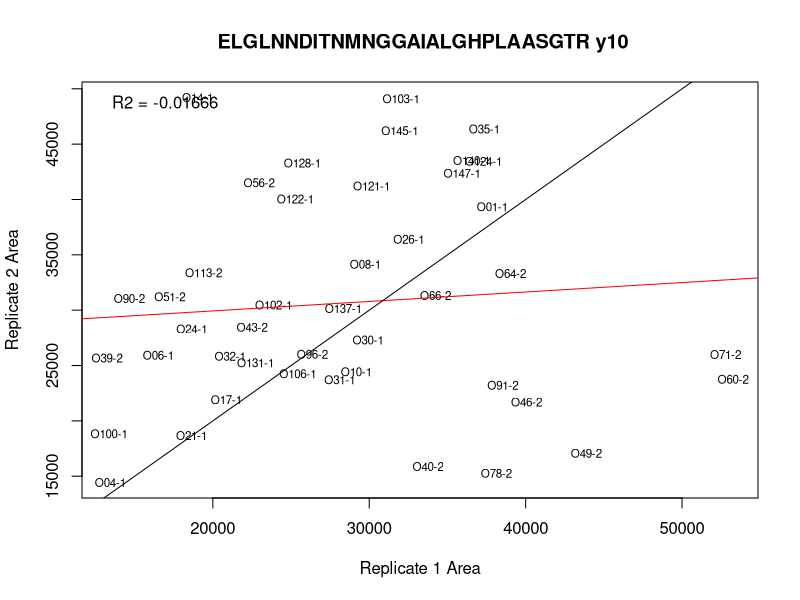
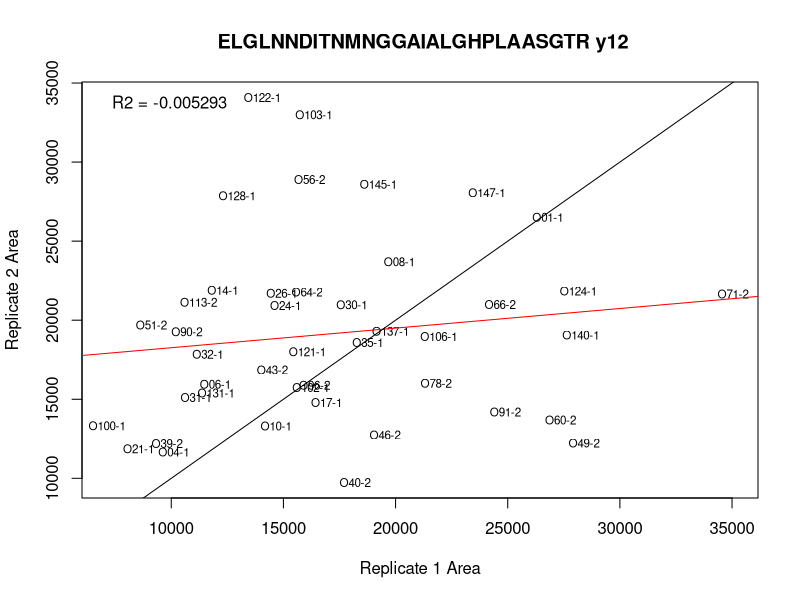
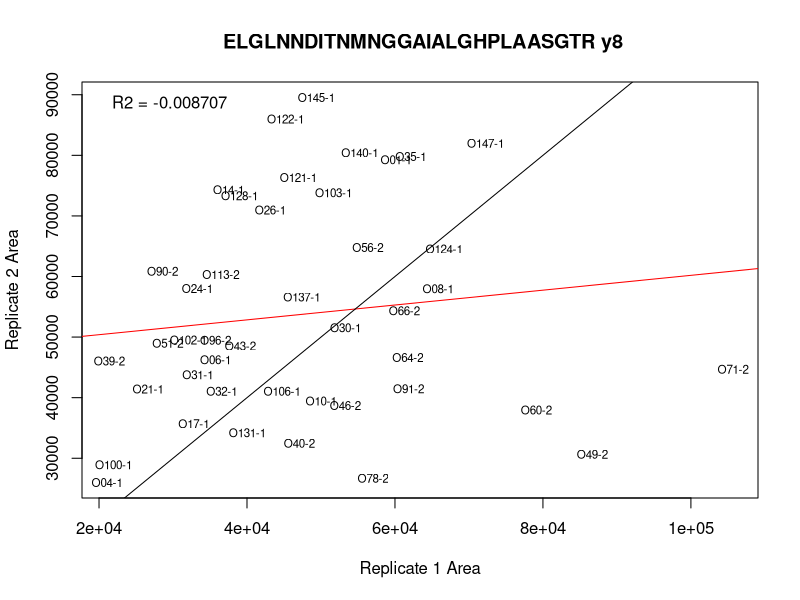
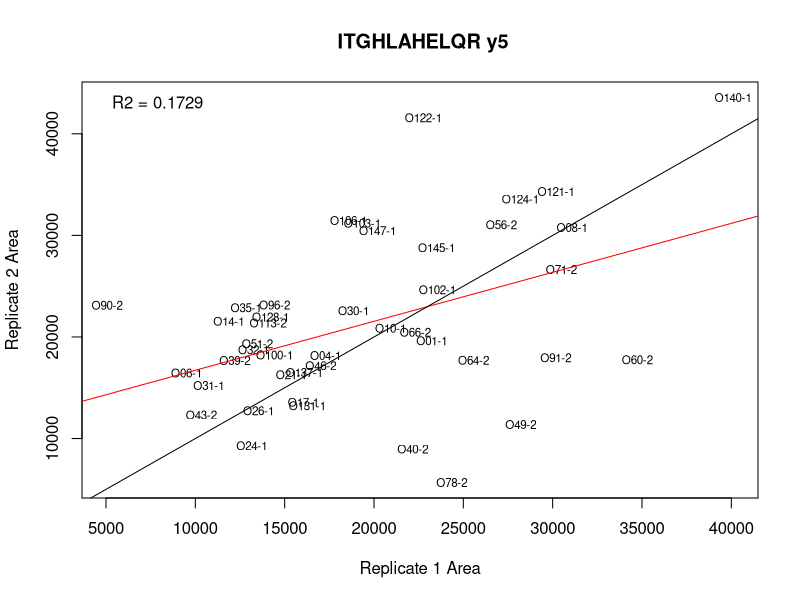
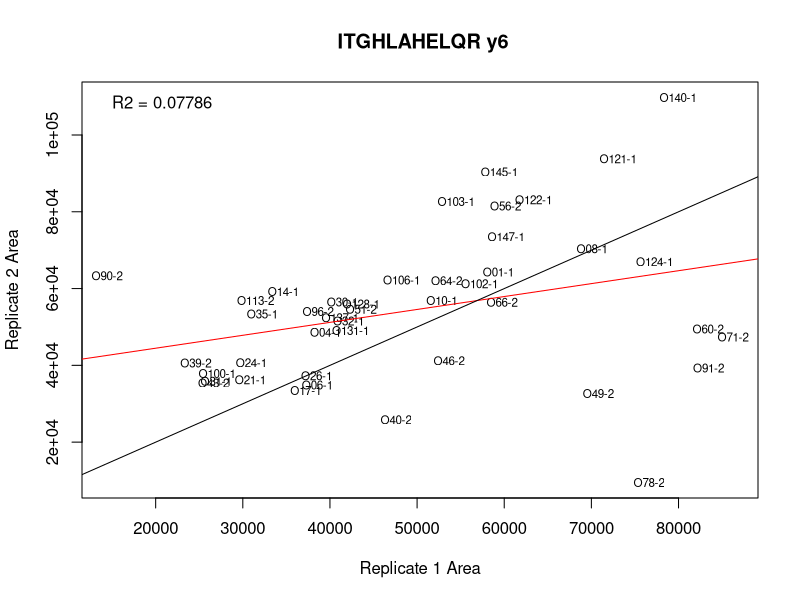
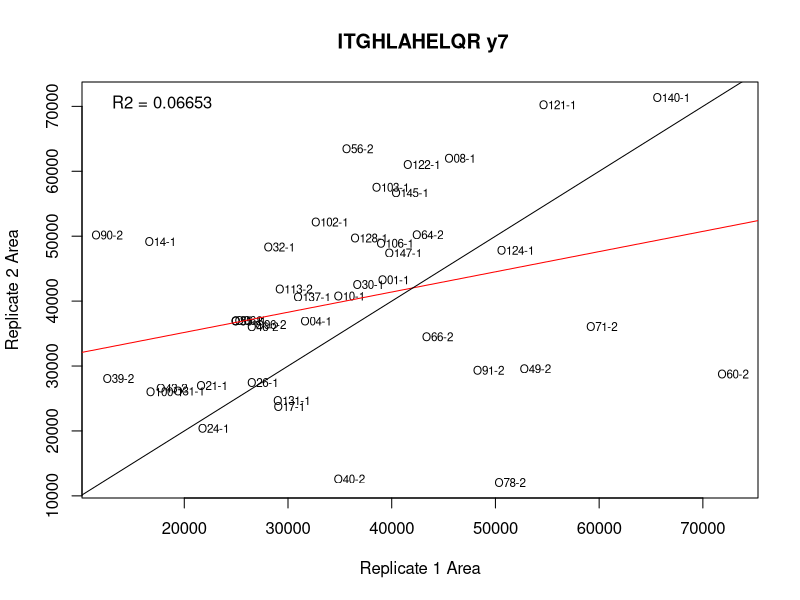
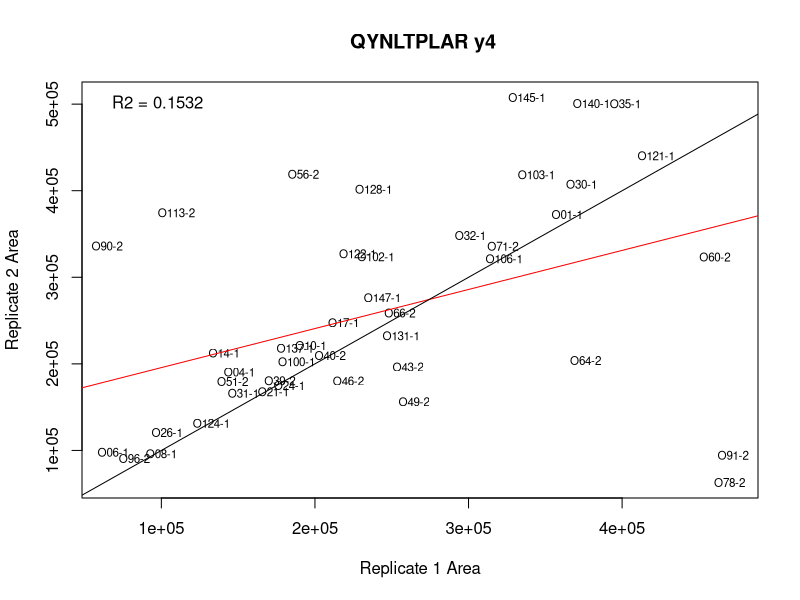
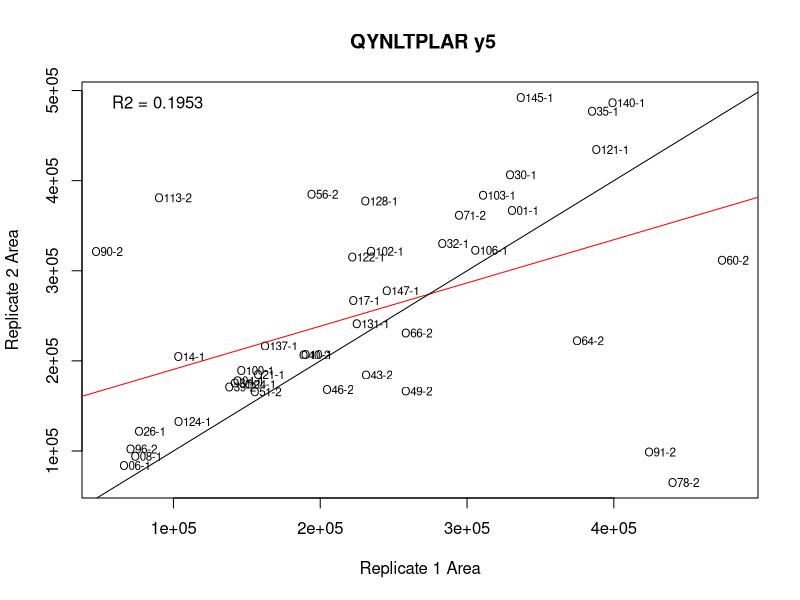

Write the R code that produced these figures, in order. (Note: this script raises an error after producing the figures.)
#In this script, I'll regress my technical replicate batches against eachother, then plot an x = y line. If more than 95% of my points fall outside of a 95% CI, I will remove that transition from analysis. Finally, I'll remake my NMDS plot to see if anything improves.

#### SET WORKING DIRECTORY ####
setwd(dir = "/Users/yaaminivenkataraman/Documents/project-oyster-oa/analyses/DNR_SRM_20170902/") #Set the working directory to the folder with all SRM analysis files.

#### IMPORT DATA ####

SRMAreas <- read.csv("2017-09-12-Gigas-SRM-ReplicatesOnly-PostDilutionCurve-NoPivot-RevisedSettings-Report.csv", na.strings = "#N/A") #Specify Skyline's special way of designating N/A values
head(SRMAreas) #Confirm import
tail(SRMAreas) #Confirm import

#### CREATE A MASTER DATAFRAME ####

#I want to merge my Skyline data with sample names, sites, and eelgrass condition to create a master dataframe will all possible information

sequenceFile <- read.csv("2017-07-28-SRM-Samples-Sequence-File.csv", na.strings = "N/A") # Import sequence file
head(sequenceFile) #Confirm import
sequenceFile <- sequenceFile[,c(2,3,8)] #Keep the Replicate.Name, Comment and TIC columns
names(sequenceFile) <- c("Replicate.Name", "Sample.Number", "TIC")
head(sequenceFile) #Confirm change
masterSRMData <- merge(x = SRMAreas, y = sequenceFile, by = "Replicate.Name") #Merge the sample names and replicate names to use for analysis.
head(masterSRMData) #Confirm merge
tail(masterSRMData) #Confirm merge

biologicalReplicates <- read.csv("2017-09-06-Biological-Replicate-Information.csv", na.strings = "N/A") #Import site and eelgrass condition information (i.e. biological replicate information)
head(biologicalReplicates) #Confirm import
tail(biologicalReplicates) #Confirm import
masterSRMDataBiologicalReplicates <- merge(x = masterSRMData, y = biologicalReplicates, by = "Sample.Number") #Add biological replicate information to master list.
head(masterSRMDataBiologicalReplicates) #Confirm change
#write.csv(x = masterSRMDataBiologicalReplicates, file = "2017-09-07-Master-SRM-Data-BiologicalReplicates-NoBlanks-NoPivot.csv") #Write out master dataframe

#### SUBSET TARGET PROTEIN DATA ####

#I want only the protein/peptide/transition information and peak area

SRMDataTargetsOnly <- masterSRMDataBiologicalReplicates #Duplicate master list into a new dataframe
head(SRMDataTargetsOnly) #Confirm copy
tail(SRMDataTargetsOnly) #Confirm copy
SRMDataTargetsOnly <- SRMDataTargetsOnly[,-c(2, 5, 7, 10, 11)] #Remove extraneous columns: Replicate.Name, Transition, Peptide.Retention.Time, Site, Eelgrass
head(SRMDataTargetsOnly) #Confirm column removal
SRMDataTargetsOnly <- SRMDataTargetsOnly[! SRMDataTargetsOnly$Protein.Name %in% "PRTC peptides", ] #Remove PRTC peptide data from target protein dataframe
head(SRMDataTargetsOnly) #Confirm removal
transform(SRMDataTargetsOnly, Area = as.numeric(Area)) #Make sure Area is recognized as a numeric variable
is.numeric(SRMDataTargetsOnly$Area) #Confirm change
transform(SRMDataTargetsOnly, TIC = as.numeric(TIC)) #Make sure TIC is recognized as a numeric variable
is.numeric(SRMDataTargetsOnly$TIC) #Confirm change

#### REFORMAT TARGET ONLY DATAFRAME ####

#First I will make a new dataframe be Protein/Peptides/Transitions, with the column names as the sample number

SRMDataTargetsOnly <- SRMDataTargetsOnly[,-6] #Remove TIC column
head(SRMDataTargetsOnly) #Confirm creation

#My first step is to change my dataframe from long to wide (i.e. cast it)
library(reshape2) #Instal package to pivot table
SRMDataTargetsOnlyPivoted <- dcast(SRMDataTargetsOnly, Protein.Name + Peptide.Sequence + Fragment.Ion ~ Sample.Number) #Cast table! Protein/Peptides/Transitions remain as columns with Sample Number as column headers. Normalized.Area used as value column by default.
head(SRMDataTargetsOnlyPivoted) #Confirm cast.
SRMDataTargetsOnlyPivoted$RowNames <- paste(SRMDataTargetsOnlyPivoted$Protein.Name, SRMDataTargetsOnlyPivoted$Peptide.Sequence, SRMDataTargetsOnlyPivoted$Fragment.Ion) #Merge Protein, Peptide and Transition information into one column
head(SRMDataTargetsOnlyPivoted) #Confirm column merge
SRMDataTargetsOnlyPivoted <- SRMDataTargetsOnlyPivoted[,-c(1:3)] #Remove unmerged columns
head(SRMDataTargetsOnlyPivoted) #Confirm column removal

SRMDataTargetsOnlyPivotedCorrected <- SRMDataTargetsOnlyPivoted #Duplicate dataframe
SRMDataTargetsOnlyPivotedCorrected[is.na(SRMDataTargetsOnlyPivotedCorrected)] <- 0 #Replace NAs with 0s
head(SRMDataTargetsOnlyPivotedCorrected) #Confirm there are no NAs
rownames(SRMDataTargetsOnlyPivotedCorrected) <- SRMDataTargetsOnlyPivotedCorrected$RowNames #Set RowNames column as dataframe rownames
SRMDataTargetsOnlyPivotedCorrected <- subset(SRMDataTargetsOnlyPivotedCorrected, select = -c(RowNames)) #Remove RowNames column
head(SRMDataTargetsOnlyPivotedCorrected) #Confirm changes

#Now I'll take my dataframe and split it into two: one for each batch of technical replicates.

SRMDataTargetsReplicateOne <- SRMDataTargetsOnlyPivotedCorrected[, c(seq(from = 1, to = (length(SRMDataTargetsOnlyPivotedCorrected) - 1), by = 2))] #Subset all odd columns (first replicate)
colnames(SRMDataTargetsReplicateOne) #Confirm subset
SRMDataTargetsReplicateTwo <- SRMDataTargetsOnlyPivotedCorrected[, c(seq(from = 2, to = length(SRMDataTargetsOnlyPivotedCorrected), by = 2))] #Subset all even columns (first replicate)
colnames(SRMDataTargetsReplicateTwo) #Confirm subset

#Finally, I'll transpose each dataframe. The resulting dataframes will have transitions in the columns and samples in the rows.

SRMDataTransposedReplicateOne <- t(SRMDataTargetsReplicateOne) #Transpose Replicate 1 dataframe
head(SRMDataTransposedReplicateOne) #Confirm transposition
SRMDataTransposedReplicateTwo <- t(SRMDataTargetsReplicateTwo) #Transpose Replicate 2 dataframe
head(SRMDataTransposedReplicateTwo) #Confirm transposition

#### CREATE PLOTS FOR EACH TRANSITION ####

setwd(dir = "2017-10-10-Troubleshooting/2017-10-24-Confidence-Interval-Transitions/") #Change working directory so files are saved in the same directory as the R script
getwd() #Confirm changes

correlationFilenames <- data.frame(filenames = colnames(SRMDataTransposedReplicateOne),
                                   modifier = rep("confint.jpeg", 111)) #Make a dataframe of filenames
correlationFilenames$full <- paste(correlationFilenames$filenames, correlationFilenames$modifier) #Merge the two columns together in a third column. This column has the full filename that will be used
head(correlationFilenames) #Confirm changes

nTransitions <- nrow(SRMDataTargetsReplicateOne) #Number of transitions used
for(i in 1:nTransitions) { #For all transitions
  transitionModel <- lm(SRMDataTransposedReplicateTwo[,i] ~ SRMDataTransposedReplicateOne[,i]) #Predict Replicate 2 from Replicate 1
  fileName <- correlationFilenames$full[i] #Set filename choice as the ith entry
  jpeg(filename = fileName, width = 1000, height = 1000) #Save .jpeg using set filename
  plot(x= SRMDataTransposedReplicateOne[,i], y = SRMDataTransposedReplicateTwo[,i], xlab = "Replicate 1 Area", ylab = "Replicate 2 Area", main = correlationFilenames$filename[i], type = "n") #Create plot, but do not plot points
  text(x = SRMDataTransposedReplicateOne[,i], y = SRMDataTransposedReplicateTwo[,i], labels = rownames(SRMDataTransposedReplicateOne), cex = 0.7) #Plot sample ID instead of points
  abline(transitionModel, col = "red") #Plot regression
  abline(a = 0, b = 1) #Plot x = y line
  legend("topleft", bty = "n", legend = paste("R2 =", format(summary(transitionModel)$adj.r.squared, digits=4))) #Plot R-squared value
  dev.off() #Turn off plotting mechanism
}


transitionModel <- lm(SRMDataTransposedReplicateTwo[,1] ~ SRMDataTransposedReplicateOne[,1]) #Predict Replicate 2 from Replicate 1
plot(x= SRMDataTransposedReplicateOne[,1], y = SRMDataTransposedReplicateTwo[,1], xlab = "Replicate 1 Area", ylab = "Replicate 2 Area", main = correlationFilenames$filename[1], type = "n") #Create plot, but do not plot points
text(x = SRMDataTransposedReplicateOne[,1], y = SRMDataTransposedReplicateTwo[,1], labels = rownames(SRMDataTransposedReplicateOne), cex = 0.7) #Plot sample ID instead of points
abline(transitionModel, col = "red") #Plot regression
abline(a = 0, b = 1, col = "blue") #Plot x = y line
legend("topleft", bty = "n", legend = paste("R2 =", format(summary(transitionModel)$adj.r.squared, digits=4))) #Plot R-squared value
